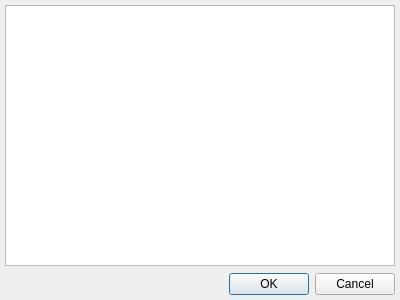
<?xml version="1.0" encoding="UTF-8"?>
<ui version="4.0">
 <class>XrefsDialog</class>
 <widget class="QDialog" name="XrefsDialog">
  <property name="geometry">
   <rect>
    <x>0</x>
    <y>0</y>
    <width>400</width>
    <height>300</height>
   </rect>
  </property>
  <property name="windowTitle">
   <string>Xrefs</string>
  </property>
  <layout class="QVBoxLayout" name="verticalLayout">
   <property name="spacing">
    <number>7</number>
   </property>
   <property name="leftMargin">
    <number>5</number>
   </property>
   <property name="topMargin">
    <number>5</number>
   </property>
   <property name="rightMargin">
    <number>5</number>
   </property>
   <property name="bottomMargin">
    <number>5</number>
   </property>
   <item>
    <widget class="QListWidget" name="listWidget">
     <property name="font">
      <font>
       <family>Courier New</family>
      </font>
     </property>
    </widget>
   </item>
   <item>
    <widget class="QDialogButtonBox" name="buttonBox">
     <property name="orientation">
      <enum>Qt::Horizontal</enum>
     </property>
     <property name="standardButtons">
      <set>QDialogButtonBox::Cancel|QDialogButtonBox::Ok</set>
     </property>
     <property name="centerButtons">
      <bool>false</bool>
     </property>
    </widget>
   </item>
  </layout>
 </widget>
 <resources/>
 <connections>
  <connection>
   <sender>buttonBox</sender>
   <signal>accepted()</signal>
   <receiver>XrefsDialog</receiver>
   <slot>accept()</slot>
   <hints>
    <hint type="sourcelabel">
     <x>218</x>
     <y>282</y>
    </hint>
    <hint type="destinationlabel">
     <x>157</x>
     <y>274</y>
    </hint>
   </hints>
  </connection>
  <connection>
   <sender>buttonBox</sender>
   <signal>rejected()</signal>
   <receiver>XrefsDialog</receiver>
   <slot>reject()</slot>
   <hints>
    <hint type="sourcelabel">
     <x>286</x>
     <y>288</y>
    </hint>
    <hint type="destinationlabel">
     <x>286</x>
     <y>274</y>
    </hint>
   </hints>
  </connection>
  <connection>
   <sender>listWidget</sender>
   <signal>itemDoubleClicked(QListWidgetItem*)</signal>
   <receiver>XrefsDialog</receiver>
   <slot>reject()</slot>
   <hints>
    <hint type="sourcelabel">
     <x>230</x>
     <y>126</y>
    </hint>
    <hint type="destinationlabel">
     <x>398</x>
     <y>95</y>
    </hint>
   </hints>
  </connection>
 </connections>
</ui>
